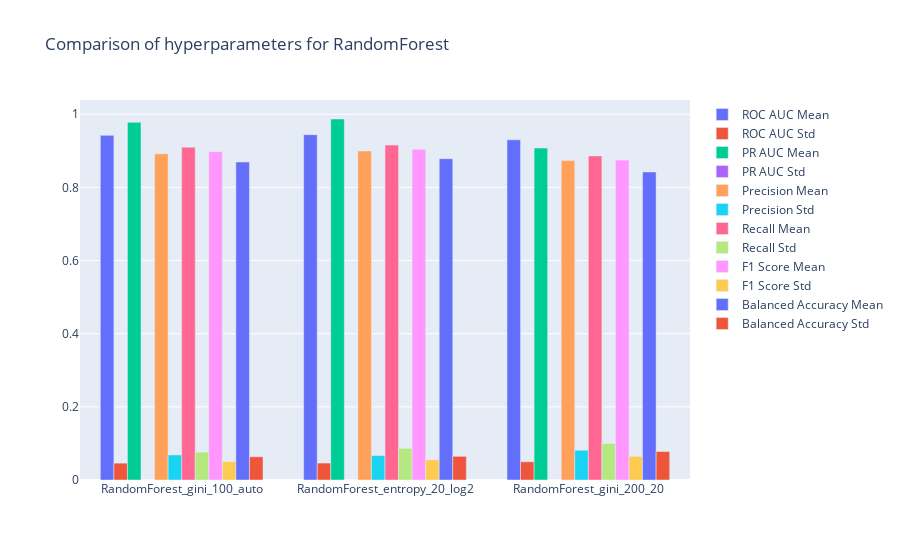

Here is the notebook cell this chart was saved with:
### Markdown cell above
# Plotly Graphs

### Code cell
res = []
for col in df.columns:
    res.append(
        go.Bar(
            x=df.index.values.tolist(),
            y=df[col].values.tolist(),
            name=col,
            hoverinfo='name+y'
        )
    )

layout = go.Layout(barmode='group', title="Comparison of hyperparameters for RandomForest")
fig = go.Figure(data=res, layout=layout)
fig.show()

### Figure 1 — Plotly figure (JSON) as saved in the notebook; plotly's stock layout.template omitted (floating-point values rounded to 4 significant figures)
{"data": [{"hoverinfo": "name+y", "name": "ROC AUC Mean", "type": "bar", "x": ["RandomForest_gini_100_auto", "RandomForest_entropy_20_log2", "RandomForest_gini_200_20"], "y": [0.9423, 0.9442, 0.9299]}, {"hoverinfo": "name+y", "name": "ROC AUC Std", "type": "bar", "x": ["RandomForest_gini_100_auto", "RandomForest_entropy_20_log2", "RandomForest_gini_200_20"], "y": [0.0461, 0.04635, 0.04985]}, {"hoverinfo": "name+y", "name": "PR AUC Mean", "type": "bar", "x": ["RandomForest_gini_100_auto", "RandomForest_entropy_20_log2", "RandomForest_gini_200_20"], "y": [0.978, 0.987, 0.9076]}, {"hoverinfo": "name+y", "name": "PR AUC Std", "type": "bar", "x": ["RandomForest_gini_100_auto", "RandomForest_entropy_20_log2", "RandomForest_gini_200_20"], "y": [0, 0, 0]}, {"hoverinfo": "name+y", "name": "Precision Mean", "type": "bar", "x": ["RandomForest_gini_100_auto", "RandomForest_entropy_20_log2", "RandomForest_gini_200_20"], "y": [0.8918, 0.8995, 0.8734]}, {"hoverinfo": "name+y", "name": "Precision Std", "type": "bar", "x": ["RandomForest_gini_100_auto", "RandomForest_entropy_20_log2", "RandomForest_gini_200_20"], "y": [0.06853, 0.06675, 0.08132]}, {"hoverinfo": "name+y", "name": "Recall Mean", "type": "bar", "x": ["RandomForest_gini_100_auto", "RandomForest_entropy_20_log2", "RandomForest_gini_200_20"], "y": [0.9099, 0.9157, 0.8861]}, {"hoverinfo": "name+y", "name": "Recall Std", "type": "bar", "x": ["RandomForest_gini_100_auto", "RandomForest_entropy_20_log2", "RandomForest_gini_200_20"], "y": [0.07621, 0.08633, 0.09983]}, {"hoverinfo": "name+y", "name": "F1 Score Mean", "type": "bar", "x": ["RandomForest_gini_100_auto", "RandomForest_entropy_20_log2", "RandomForest_gini_200_20"], "y": [0.8977, 0.904, 0.8746]}, {"hoverinfo": "name+y", "name": "F1 Score Std", "type": "bar", "x": ["RandomForest_gini_100_auto", "RandomForest_entropy_20_log2", "RandomForest_gini_200_20"], "y": [0.05041, 0.05511, 0.06457]}, {"hoverinfo": "name+y", "name": "Balanced Accuracy Mean", "type": "bar", "x": ["RandomForest_gini_100_auto", "RandomForest_entropy_20_log2", "RandomForest_gini_200_20"], "y": [0.8694, 0.8785, 0.8424]}, {"hoverinfo": "name+y", "name": "Balanced Accuracy Std", "type": "bar", "x": ["RandomForest_gini_100_auto", "RandomForest_entropy_20_log2", "RandomForest_gini_200_20"], "y": [0.06352, 0.06475, 0.07789]}], "layout": {"barmode": "group", "title": {"text": "Comparison of hyperparameters for RandomForest"}}}
